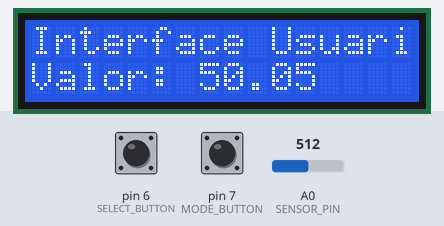
Bench run of a sketch on a simulated Arduino Uno, built with avr-gcc and run on an emulated ATmega328P. Parts: 16×2 character LCD. Inputs (shaded band) come from the test bench; at power-on: pin 7 (MODE_BUTTON) HIGH, A0 (SENSOR_PIN) = 512, pin 6 (SELECT_BUTTON) HIGH. What the sketch prints to the serial monitor is not drawn.

Above: at 1.2 s.
1.3 s: pin 7 (MODE_BUTTON) pulled LOW for 0.6 s
At 2.0 s:
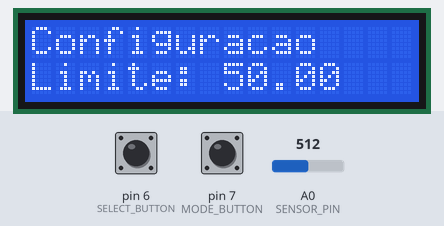
3.4 s: pin 7 (MODE_BUTTON) pulled LOW for 1 s
At 4.0 s:
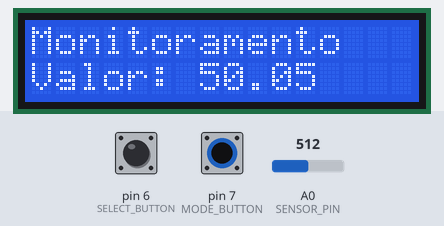
5.9 s: A0 (SENSOR_PIN) set to 716
At 6.5 s:
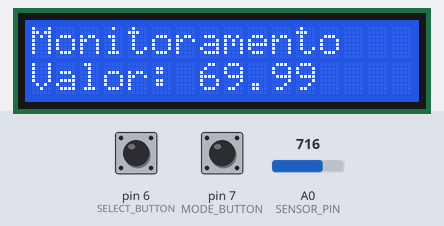
7.6 s: A0 (SENSOR_PIN) set to 900
At 8.0 s:
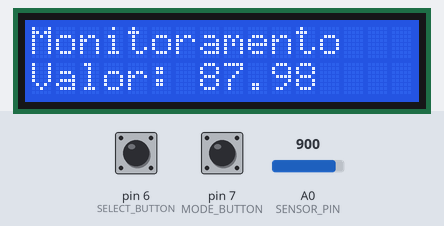
9.1 s: A0 (SENSOR_PIN) set to 1023
At 9.5 s:
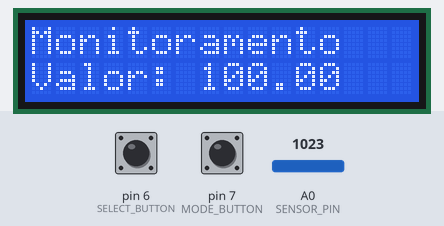
10.6 s: pin 7 (MODE_BUTTON) pulled LOW for 3.2 s
At 11.1 s:
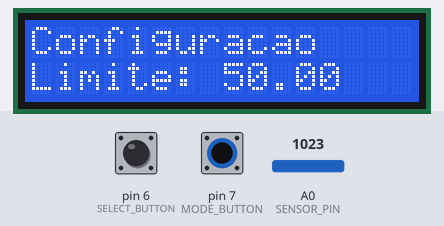
Timing chart, 0 to 13.6 s (numbered marks = the images above; inputs shaded):
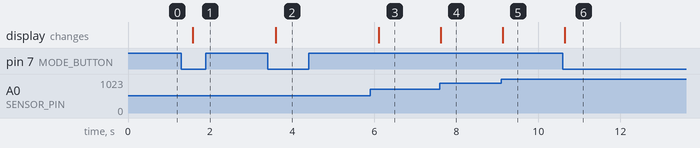

The sketch:

T1_3_Interface_Usuario.ino
```cpp
// T1_3_Interface_Usuario.ino
// Função: Controle e Monitoramento
// Artifact ID: ea976526-9cee-47e5-974a-cf674b66368c
// Versão: v1.0.1
// Data: 2025-04-20
// Iteração: 34
// Requisitos: RC3.3 (Interface de Usuário)
// Descrição: Interface de usuário com LCD e botões para exibir dados de sensor analógico e alternar entre modos (ex.: monitoramento, configuração).
// Diretório: docs/V1.01/codes/Controle_e_Monitoramento/T1_3

#include <LiquidCrystal.h>

#define SENSOR_PIN A0 // Pino analógico para simular sensor
#define MODE_BUTTON 7 // Botão para alternar modo
#define SELECT_BUTTON 6 // Botão para selecionar
LiquidCrystal lcd(12, 11, 5, 4, 3, 2); // Pinos do LCD
bool lastModeState = HIGH;
bool lastSelectState = HIGH;
int mode = 0; // 0: Monitoramento, 1: Configuração
float threshold = 50.0;

void setup() {
  Serial.begin(9600);
  while (!Serial) {
    ;
  }
  Serial.println("Teste T1.3 - Interface Usuário Iniciado");

  pinMode(MODE_BUTTON, INPUT_PULLUP);
  pinMode(SELECT_BUTTON, INPUT_PULLUP);
  lcd.begin(16, 2);
  lcd.print("Interface Usuario");
}

void loop() {
  // Alternar modo
  bool modeState = digitalRead(MODE_BUTTON);
  if (modeState == LOW && lastModeState == HIGH) {
    mode = (mode + 1) % 2;
    Serial.println("Modo: " + String(mode == 0 ? "Monitoramento" : "Configuração"));
    lcd.clear();
    lcd.print(mode == 0 ? "Monitoramento" : "Configuracao");
  }
  lastModeState = modeState;

  int sensorValue = analogRead(SENSOR_PIN);
  float scaledValue = sensorValue * (100.0 / 1023.0); // Escala 0-100

  if (mode == 0) {
    // Modo Monitoramento
    lcd.setCursor(0, 1);
    lcd.print("Valor: ");
    lcd.print(scaledValue);
    lcd.print("   ");

    Serial.print("Sensor: ");
    Serial.println(scaledValue);
  } else {
    // Modo Configuração
    bool selectState = digitalRead(SELECT_BUTTON);
    if (selectState == LOW && lastSelectState == HIGH) {
      threshold += 10.0;
      if (threshold > 100.0) threshold = 0.0;
      Serial.println("Novo limite: " + String(threshold));
    }
    lastSelectState = selectState;

    lcd.setCursor(0, 1);
    lcd.print("Limite: ");
    lcd.print(threshold);
    lcd.print("   ");
  }
  delay(500);
}
```

Measured:
- after the input at 1.3 s, the display: changes after 0.28 s (image 1)
- after the input at 3.4 s, the display: changes after 0.20 s (image 2)
- after the input at 5.9 s, the display: changes after 0.21 s (image 3)
- after the input at 7.6 s, the display: changes at once (image 4)
- after the input at 9.1 s, the display: changes at once (image 5)
- after the input at 10.6 s, the display: changes at once (image 6)
